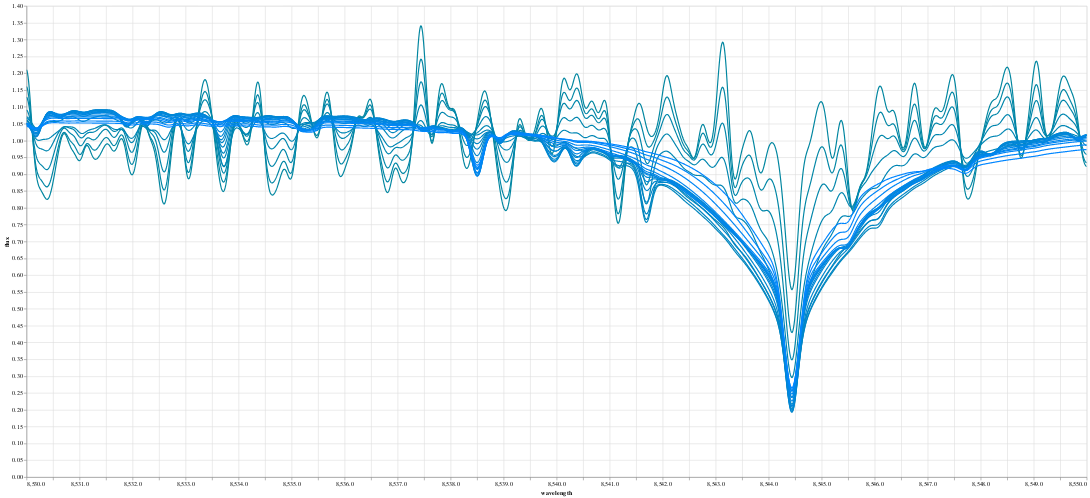

Source (notebook cell):
### Code cell
alt.layer(*[alt.Chart(spec.to_pandas(), width=1800, height=800).mark_line().encode(x='wavelength', y='flux', color=alt.value(color)).interactive() for spec, color in zip(specs, colors)])
